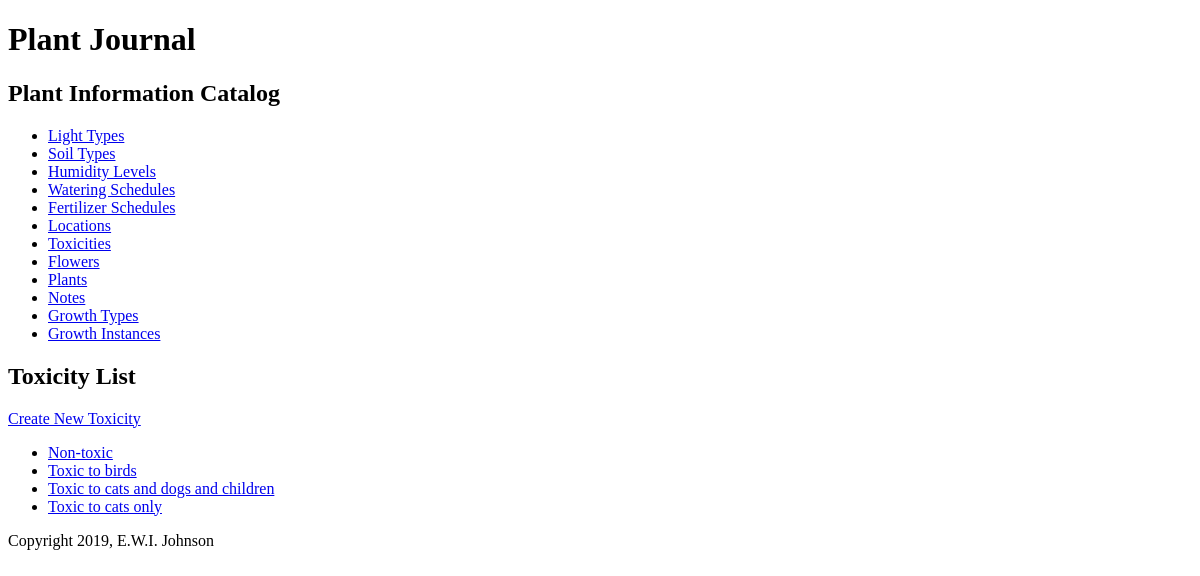
/toxicity/, run on an earlier commit of the app's database.
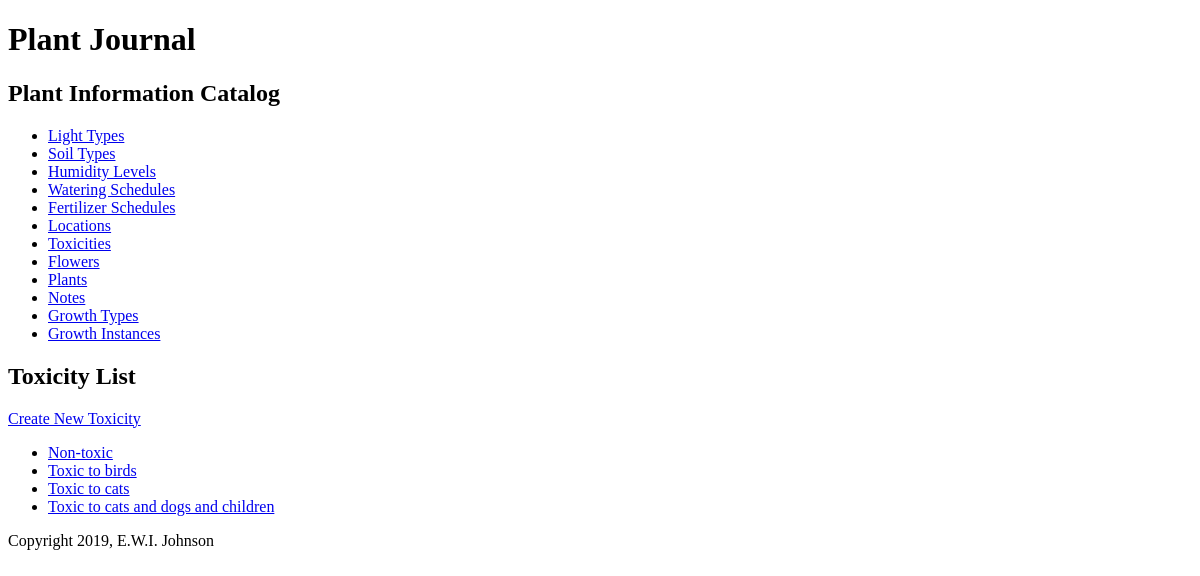
And on a later commit of the database.
### plantjournal/models.py (models this page shows, shortened)
class Toxicity(models.Model):
    toxicity_id = models.AutoField(primary_key=True)
    toxicity_type = models.CharField(max_length=45, unique=True)
    def __str__(self):
        return '%s' % self.toxicity_type
    def get_absolute_url(self):
        return reverse('plantjournal_toxicity_detail_urlpattern',
                       kwargs={'pk': self.pk})
    class Meta:
        ordering = ['toxicity_type']
        verbose_name_plural = 'toxicities'

### plantjournal/views.py (the view)
class ToxicityList(View):
    def get(self, request):
        return render(
            request,
            'plantjournal/toxicity_list.html',
            {'toxicity_list': Toxicity.objects.all()}
        )

### templates/plantjournal/toxicity_list.html (shortened to what this page needs)
{% extends 'plantjournal/base.html' %}
{% block content %}
    <h2>Toxicity List</h2>
    <div>
        <a href="{% url 'plantjournal_toxicity_create_urlpattern' %}">
            Create New Toxicity
        </a>
    </div>
    <ul>
        {% for toxicity in toxicity_list %}
            <li>
                <a href="{{ toxicity.get_absolute_url }}">{{ toxicity }}</a>
            </li>
        {% empty %}
            <li><em>There are currently no toxicities available.</em></li>
        {% endfor %}
    </ul>
{% endblock %}

What changed in the data, as far as the page shows it:
changed Toxicity: toxicity_type "Toxic to cats only" → "Toxic to cats"; moves up the list
